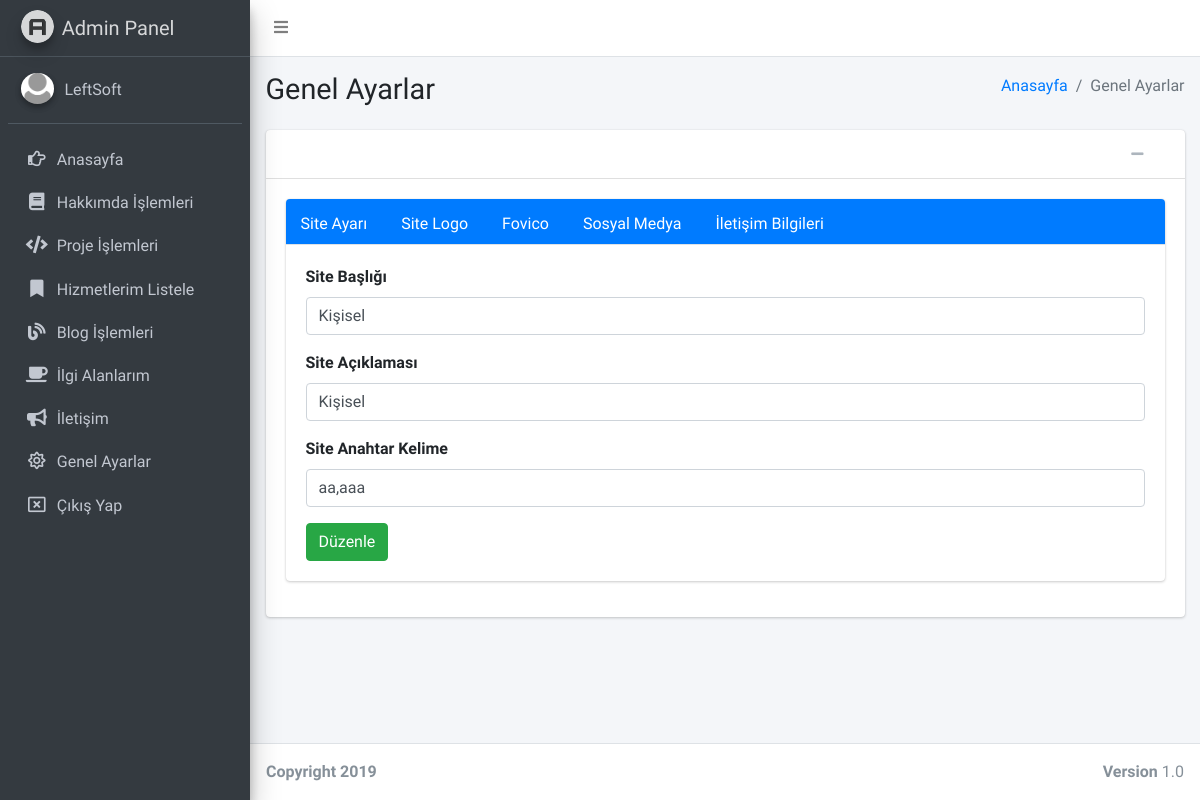
The app's page /admin/sayfalar/genel-ayar.php (signed in) with its own data.
### tables this page shows
CREATE TABLE `kullanici` (
  `kullanici_id` int(11) NOT NULL,
  `kullanici_mail` varchar(100) NOT NULL,
  `kullanici_password` varchar(50) NOT NULL,
  `kullanici_ad` varchar(50) NOT NULL
);

CREATE TABLE `ayar` (
  `ayar_id` int(11) NOT NULL,
  `ayar_logo` varchar(250) NOT NULL,
  `ayar_fovicon` varchar(250) NOT NULL,
  `ayar_url` varchar(50) NOT NULL,
  `ayar_title` varchar(250) NOT NULL,
  `ayar_appname` text NOT NULL,
  `ayar_description` varchar(250) NOT NULL,
  `ayar_keywords` text NOT NULL,
  `ayar_author` varchar(50) NOT NULL,
  `ayar_footer` varchar(255) NOT NULL,
  `ayar_tel` varchar(50) NOT NULL,
  `ayar_mail` varchar(50) NOT NULL,
  `ayar_adres` varchar(250) NOT NULL,
  `ayar_maps` text NOT NULL,
  `ayar_analystic` varchar(50) NOT NULL,
  `ayar_zopim` text NOT NULL,
  `ayar_facebook` varchar(50) NOT NULL,
  `ayar_twitter` varchar(50) NOT NULL,
  `ayar_google` varchar(50) NOT NULL,
  `ayar_youtube` varchar(50) NOT NULL,
  `ayar_instagram` text NOT NULL
);

### admin/sayfalar/genel-ayar.php (the view, shortened to what this page needs)
<?php
include 'header.php';
?>
  <div class="content-wrapper">
    <section class="content-header">
      <div class="container-fluid">
        <div class="row mb-2">
          <div class="col-sm-6">
            <h1>Genel Ayarlar</h1>
          </div>
          <div class="col-sm-6">
            <ol class="breadcrumb float-sm-right">
              <li class="breadcrumb-item"><a href="index.php">Anasayfa</a></li>
              <li class="breadcrumb-item active">Genel Ayarlar</li>
            </ol>
          </div>
        </div>
      </div>
    </section>
    <section class="content">
      <div class="container-fluid">
        <div class="card card-default">
          <div class="card-header">
            <div class="card-tools">
              <button type="button" class="btn btn-tool" data-card-widget="collapse"><i class="fas fa-minus"></i></button>
              <button type="button" class="btn btn-tool" data-card-widget="remove"><i class="fas fa-remove"></i></button>
            </div>
          </div>
          <div class="card-body">
<div class="row">
          <div class="col-12 ">
            <div class="card card-primary card-tabs">
              <div class="card-header p-0 pt-1">
                <ul class="nav nav-tabs" id="custom-tabs-one-tab" role="tablist">
                  <li class="nav-item">
                    <a class="nav-link" id="custom-tabs-one-profile-tab" data-toggle="pill" href="#custom-tabs-one-profile" role="tab" aria-controls="custom-tabs-one-profile" aria-selected="false">Site Ayarı</a>
                  </li>
                 <li class="nav-item">
                    <a class="nav-link" id="custom-tabs-one-profile-tab" data-toggle="pill" href="#custom-tabs-one-profile2" role="tab-2" aria-controls="custom-tabs-one-profile" aria-selected="false">Site Logo</a>
                  </li>
                 <li class="nav-item">
                    <a class="nav-link" id="custom-tabs-one-profile-tab" data-toggle="pill" href="#custom-tabs-one-profile3" role="tab-3" aria-controls="custom-tabs-one-profile" aria-selected="false">Fovico</a>
                  </li>
                  <li class="nav-item">
                    <a class="nav-link" id="custom-tabs-one-profile-tab" data-toggle="pill" href="#custom-tabs-one-profile4" role="tab-4" aria-controls="custom-tabs-one-profile" aria-selected="false">Sosyal Medya</a>
                  </li>
                  <li class="nav-item">
                    <a class="nav-link" id="custom-tabs-one-profile-tab" data-toggle="pill" href="#custom-tabs-one-profile5" role="tab-5" aria-controls="custom-tabs-one-profile" aria-selected="false">İletişim Bilgileri</a>
                  </li>
                </ul>
              </div>
              <div class="card-body">
                <div class="tab-content" id="custom-tabs-one-tabContent">
                  <div class="tab-pane fade show active" id="custom-tabs-one-profile" role="tabpanel" aria-labelledby="custom-tabs-one-profile-tab">
                      <form action="../ayar/islem.php" method="POST">
              <div class="form-group">
                        <label>Site Başlığı</label>
                        <input type="text" name="ayar_title" class="form-control" placeholder="site title" value="<?php echo $ayarcek['ayar_title']; ?>">
                      </div>
 <div class="form-group">
                        <label>Site Açıklaması</label>
                        <input type="text" name="ayar_description" class="form-control" placeholder="site açıklaması" value="<?php echo $ayarcek['ayar_description'] ?>">
                      </div>
                      <div class="form-group">
                        <label>Site Anahtar Kelime</label>
                        <input type="text" name="ayar_keywords" class="form-control" placeholder="kişisel,script" value="<?php echo $ayarcek['ayar_keywords'] ?>">
                      </div>
    <button type="submit" name="genelayarkaydet" class="btn btn-success">Düzenle</button>
</form>
                  </div>
                </div>
              </div>
            </div>
          </div>
        </div>
          </div>
        </div>
      </div>
    </section>
  </div>
 <footer class="main-footer">
    <div class="float-right d-none d-sm-block">
      <b>Version</b> 1.0
    </div>
    <strong>Copyright 2019</strong>
  </footer>
</div>
</body>
</html>

### admin/sayfalar/header.php (shortened to what this page needs)
<?php
include '../../baglan.php';
$kullanicisor=$db->prepare("SELECT * FROM kullanici where kullanici_mail=:mail");
$kullanicisor->execute(array(
  'mail' => $_SESSION['kullanici_mail']
  ));
$kullanicicek=$kullanicisor->fetch(PDO::FETCH_ASSOC);
$ayarsor=$db->prepare("SELECT * FROM ayar where ayar_id=:id");
$ayarsor->execute(array(
  'id' => 0
  ));
$ayarcek=$ayarsor->fetch(PDO::FETCH_ASSOC);
?>
<!DOCTYPE html>
<html>
<head>
  <link rel="stylesheet" href="https://code.ionicframework.com/ionicons/2.0.1/css/ionicons.min.css">
  <link rel="stylesheet" href="../plugins/fontawesome-free/css/all.min.css">
  <link rel="stylesheet" href="https://code.ionicframework.com/ionicons/2.0.1/css/ionicons.min.css">
  <link rel="stylesheet" href="../plugins/tempusdominus-bootstrap-4/css/tempusdominus-bootstrap-4.min.css">
  <link rel="stylesheet" href="../plugins/icheck-bootstrap/icheck-bootstrap.min.css">
  <link rel="stylesheet" href="../plugins/jqvmap/jqvmap.min.css">
  <link rel="stylesheet" href="../dist/css/adminlte.min.css">
  <link rel="stylesheet" href="../plugins/overlayScrollbars/css/OverlayScrollbars.min.css">
  <link rel="stylesheet" href="../plugins/daterangepicker/daterangepicker.css">
  <link rel="stylesheet" href="../plugins/summernote/summernote-bs4.css">
  <link rel="stylesheet" href="../plugins/datatables-bs4/css/dataTables.bootstrap4.css">
</head>
<body class="hold-transition sidebar-mini layout-fixed">
<div class="wrapper">
  <nav class="main-header navbar navbar-expand navbar-white navbar-light">
    <ul class="navbar-nav">
      <li class="nav-item">
        <a class="nav-link" data-widget="pushmenu" href="#"><i class="fas fa-bars"></i></a>
      </li>
    </ul>
  </nav>
  <aside class="main-sidebar sidebar-dark-primary elevation-4">
    <a href="index.php" class="brand-link">
      <img src="../dist/img/AdminLTELogo.png" alt="AdminLTE Logo" class="brand-image img-circle elevation-3"
           style="opacity: .8">
      <span class="brand-text font-weight-light">Admin Panel</span>
    </a>
    <div class="sidebar">
      <div class="user-panel mt-3 pb-3 mb-3 d-flex">
        <div class="image">
          <img src="../dist/img/user2-160x160.png" class="img-circle elevation-2" alt="User Image">
        </div>
        <div class="info">
          <a href="#" class="d-block"><?php echo $kullanicicek['kullanici_ad']; ?></a>
        </div>
      </div>
      <nav class="mt-2">
        <ul class="nav nav-pills nav-sidebar flex-column" data-widget="treeview" role="menu" data-accordion="false">
               <li class="nav-item">
            <a href="index.php" class="nav-link">
              <i class="nav-icon far fa-hand-point-right"></i>
              <p>
                Anasayfa
              </p>
            </a>
          </li>
         <li class="nav-item">
            <a href="hakkimda-listele.php" class="nav-link">
              <i class="nav-icon fas fa-book"></i>
              <p>
                Hakkımda İşlemleri
              </p>
            </a>
          </li>
          <li class="nav-item">
            <a href="proje-listele.php" class="nav-link">
              <i class="nav-icon fas fa-code"></i>
              <p>
                Proje İşlemleri
              </p>
            </a>
          </li>
          <li class="nav-item">
            <a href="hizmet-listele.php" class="nav-link">
              <i class="nav-icon  fas fa-bookmark"></i>
              <p>
                Hizmetlerim Listele
              </p>
            </a>
          </li>
           <li class="nav-item">
            <a href="blog-listele.php" class="nav-link">
              <i class="nav-icon fas fa-blog"></i>
              <p>
                Blog İşlemleri
              </p>
            </a>
          </li>
          <li class="nav-item">
            <a href="ilgi-listele.php" class="nav-link">
              <i class="nav-icon fas fa-coffee"></i>
              <p>
                İlgi Alanlarım
              </p>
            </a>
          </li>
          <li class="nav-item">
            <a href="iletisim-listele.php" class="nav-link">
              <i class="nav-icon fas fa-bullhorn"></i>
              <p>
                İletişim
              </p>
            </a>
          </li>
          <li class="nav-item">
            <a href="genel-ayar.php" class="nav-link">
              <i class="nav-icon far fa-sun"></i>
              <p>
                Genel Ayarlar
              </p>
            </a>
          </li>
     <li class="nav-item">
            <a href="logout.php" class="nav-link">
              <i class="nav-icon far fa-window-close"></i>
              <p>
                Çıkış Yap
              </p>
            </a>
          </li>
        </ul>
      </nav>
    </div>
  </aside>

### records on screen
kullanici: kullanici_ad "LeftSoft"
ayar: ayar_title "Kişisel", ayar_description "Kişisel", ayar_keywords "aa,aaa"
